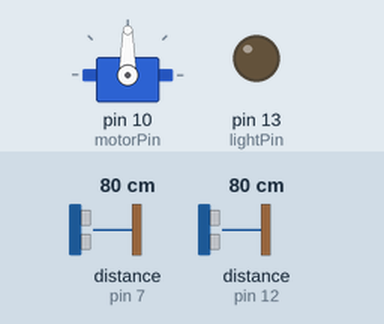
The sketch below on a simulated Arduino Uno, built with avr-gcc and run on an emulated ATmega328P. Parts: servo, output pins drawn as LEDs (lit = HIGH). Wiring (inferred from the names in the program): ultrasonic range finder: trigger pin 6; echo pin 7. The inputs (shaded band) are chosen by the test bench; at power-on: distance to the obstacle (sensors on pin 12, pin 7) 80 cm. The echo pulse lasts 58.3 µs per cm; WiFi joins after 1.5 s; servers stay silent unless stated; uploads are accepted with an empty reply; pins used as bus, display or sensor lines are not drawn; what the sketch prints to the serial monitor is not drawn.

Above: at 5.9 s.
6.0 s: distance to the obstacle (sensor on pin 12) set to 12 cm
10.9 s: distance to the obstacle (sensor on pin 12) set to 9 cm
At 14.79 s:
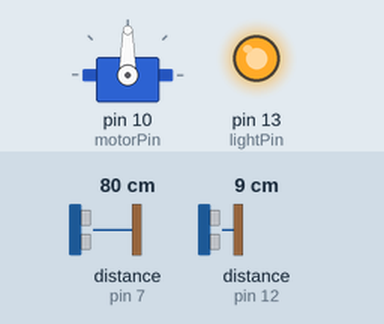
At 17.7 s:
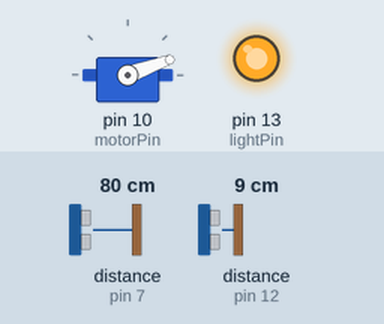
Timing chart, 0 to 24.4 s (numbered marks = the images above; inputs shaded):
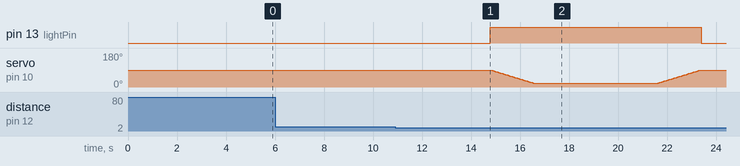

Measured:
- the behaviour switches between 11 and 10 cm on distance to the obstacle (sensor on pin 12) (found by bisection; images 0 and 1)
- after the input at 6.0 s, every drawn part: stays the same
- after the input at 10.9 s, pin 13 (lightPin): LOW → HIGH after 3.9 s, → LOW 8.6 s later

The sketch:

MainBoard.ino
```cpp
#include "WiFiEsp.h"
#include <SoftwareSerial.h>
#include <Servo.h>

//인체 감지 핀
#define parcelLightPin 2
//WiFi 핀
#define txPin 4
#define rxPin 5
//택배 핀
#define parcelTrig 6
#define parcelEcho 7
//음성인식핀
#define voiceTx 8
#define voiceRx 9
//모터 핀
#define motorPin 10
//자동문 핀
#define doorTrig 11
#define doorEcho 12
//현관등 핀
#define lightPin 13


//날씨 변수
String ntemp;
String nsky;
String npty;
float temp=3.0;
int sky=0;
int pty=0;


//택배 변수
bool isParcel=false;

//인체 감지 센서 변수
int sensor;

//모터 변수 및 객체
Servo myservo1;
int pos = 100;
float duration;
float distance;


SoftwareSerial esp01(txPin, rxPin); // SoftwareSerial NAME(TX, RX);
char ssid[] = "DESKTOP-7F5CAU4 6017";    // your network SSID (name)
char pass[] = "43o61O7)";         // your network password
int status = WL_IDLE_STATUS;        // the Wifi radio's status
// https://www.kma.go.kr/wid/queryDFSRSS.jsp?zone=1165056000
const char* host = "www.kma.go.kr";
const String url = "/wid/queryDFSRSS.jsp?zone=1165056000";
WiFiEspClient client; // WiFiEspClient 객체 선언
// RSS 날씨 정보 저장 변수
String line0 = "";
uint8_t count = 0; // RSS 날씨 정보 분류 카운터
// RSS 날씨 정보 수신에 소요되는 시간 확인용 변수
unsigned long int count_time = 0;
bool count_start = false;
int count_val = 0;

SoftwareSerial voiceSerial (voiceTx, voiceRx );
int voice_recogn=0;

//WiFi setup
void get_weather();
void parsing();
void set_weather(){
  esp01.begin(9600);   //와이파이 시리얼
  WiFi.init(&esp01);   // initialize ESP module
  while ( status != WL_CONNECTED) {   // attempt to connect to WiFi network
    Serial.print(F("Attempting to connect to WPA SSID: "));
    Serial.println(ssid);
    status = WiFi.begin(ssid, pass);    // Connect to WPA/WPA2 network
  }
  Serial.println(F("You're connected to the network"));
  Serial.println();
  delay(1000);
  get_weather();
  while(client.available()) { // 날씨 정보가 들어오는 동안
    char c = client.read();
    if (c == '<') count++;
    if (count > 28 && count <= 78) line0 += c;
    else if (count > 78) break; // 중간에 빠져나가고
  }
  if (count != 0) { // 수신 값 있으면
    while(client.available()) {  // 나머지 날씨정보 버리기
      char c = client.read();
    }
    if (!client.connected()) {   // 날씨정보 수신 종료됐으면
      Serial.println();
      Serial.println(F("Disconnecting from server..."));
      client.stop();
    }
    parsing();
    count = 0;
  }
}
void get_weather() {
  Serial.println(F("Starting connection to server..."));
  if (client.connect(host, 80)) {
    Serial.println(F("Connected to server"));
    client.print("GET " + url + " HTTP/1.1\r\n" +
                 "Host: " + host + "\r\n" +
                 "Connection: close\r\n\r\n");
    count_start = true;
  }
}
void parsing(){
  int iStart= line0.indexOf(F("<temp>"));
  int iEnd= line0.indexOf(F("</temp>"));
  ntemp = line0.substring(iStart + 6, iEnd);
  //temp=ntemp.toFloat();

  iStart= line0.indexOf(F("<sky>"));
  iEnd= line0.indexOf(F("</sky>"));
  nsky = line0.substring(iStart + 5, iEnd);
  //sky=nsky.toInt();

  iStart= line0.indexOf(F("<pty>"));
  iEnd= line0.indexOf(F("</pty>"));
  npty = line0.substring(iStart + 5, iEnd);
  Serial.println(ntemp);
  Serial.println(nsky);
  Serial.println(npty);
  //pty=npty.toInt();

  line0 = ""; // 스트링 변수 line0 데이터 추출 완료


}

//음성인식 setup
void voice_roc_setup(){
  voiceSerial.begin(9600); // 통신 속도 9600bps로 모듈과 시리얼 통신 시작
  Serial.println("wait voice settings are in progress");
  delay(1000);
  voiceSerial.write(0xAA); // compact mode 사용
  voiceSerial.write(0x37);
  delay(1000);
  voiceSerial.write(0xAA); // 그룹2 음성 명령어 imported
  voiceSerial.write(0x22);

  Serial.println("The voice settings are complete");
  Serial.println();
}

void setup() {
  Serial.begin(9600);

  //인체 감지 setup  2
  pinMode(parcelLightPin, INPUT);

  pinMode(3,INPUT);
  // WiFi setup 4 5
  set_weather();

  //택배 초음파 setup 6 7
  pinMode(parcelTrig, OUTPUT);
  pinMode(parcelEcho, INPUT);

  //음성인식 setup  8 9
  voice_roc_setup();

  //모터 setup
  myservo1.attach(motorPin);

  //자동문 초음파 setup 11 12
  pinMode(doorTrig, OUTPUT);
  pinMode(doorEcho, INPUT);

  //현관등 setup 13
  pinMode(lightPin, OUTPUT);
}


void loop(){
  //택배
  detectParcel();
  //현관등
  turnOnLightIfParcelTrue();

  //자동문
  openDoor();


  //음성인식
  voiceRecog();

}
void openDoor() {
  digitalWrite(doorTrig, HIGH);
  delayMicroseconds(10);
  digitalWrite(doorTrig, LOW);

  duration = pulseIn(doorEcho, HIGH);
  distance = ((float)(340 * duration) / 10000) / 2;

  if(distance < 10) {
    digitalWrite(lightPin, HIGH);
    for (pos = 90; pos >= 20; pos -= 2) {
      myservo1.write(pos);
      delay(50);
    }
    delay(5000);
    for(pos = 20; pos <= 90; pos += 2) {
      myservo1.write(pos);
      delay(50);
    }
    digitalWrite(lightPin, LOW);
    delay(1000);
  }

}


void turnOnLightIfParcelTrue(){
  //적외선 인체감지 센서에서 값을 읽음
  if (isParcel) {
    digitalWrite(parcelLightPin, HIGH);
  }
  else {
    digitalWrite(parcelLightPin, LOW);
  }
}

//택배 시간 측정
unsigned long start_time;
//측정된 거리가 10cm 이하라면, 모터 100도 회전
void detectParcel() {
  start_time=millis();

  while(millis()-start_time<=5000){
    digitalWrite(parcelTrig, LOW);
    digitalWrite(parcelEcho, LOW);
    delayMicroseconds(2);
    digitalWrite(parcelTrig, HIGH);
    delayMicroseconds(10);
    digitalWrite(parcelTrig, LOW);
    unsigned long duration = pulseIn(parcelEcho, HIGH);
    float distance = ((float)(340 * duration) / 10000) / 2;

    if(distance>5){
      isParcel=false;
    }
    else isParcel=true;
  }

}

void voiceRecog(){
  while(voiceSerial.available()){
    voice_recogn= voiceSerial.read();
    digitalWrite(3, HIGH);
    switch(voice_recogn){
      //날씨
      case 0x11:
      Serial.println("날씨");
      if(temp<10)Serial.println('i');
      if(temp>25)Serial.println('j');
      switch(sky){
        case 1:
        Serial.print('f');
        break;
        case 3:
        Serial.println('g');
        break;
        case 4:
        Serial.println('h');
        break;
      }
      break;

      case 0x12:
      Serial.println("우산");

      switch(pty){
        case 0:
        Serial.println('a');
        break;
        case 1:
        Serial.println('b');
        break;
        case 2:
        Serial.println('c');
        break;
        case 3:
        Serial.println('d');
        break;
        case 4:
        Serial.println('e');
        break;
      }
      break;
      case 0x13:
      Serial.println("택배");
      if(isParcel) Serial.println('9');
      else Serial.println('8');
      break;

      case 0x14:
      Serial.println("불켜");
      digitalWrite(lightPin, HIGH);
      Serial.println('4');
      delay(7000);
      digitalWrite(lightPin, LOW);
      Serial.println('3');
      break;

      case 0x15:
      Serial.println("안녕");
      Serial.println('1');
      break;
  }
      digitalWrite(3, LOW);

 }
}
```
